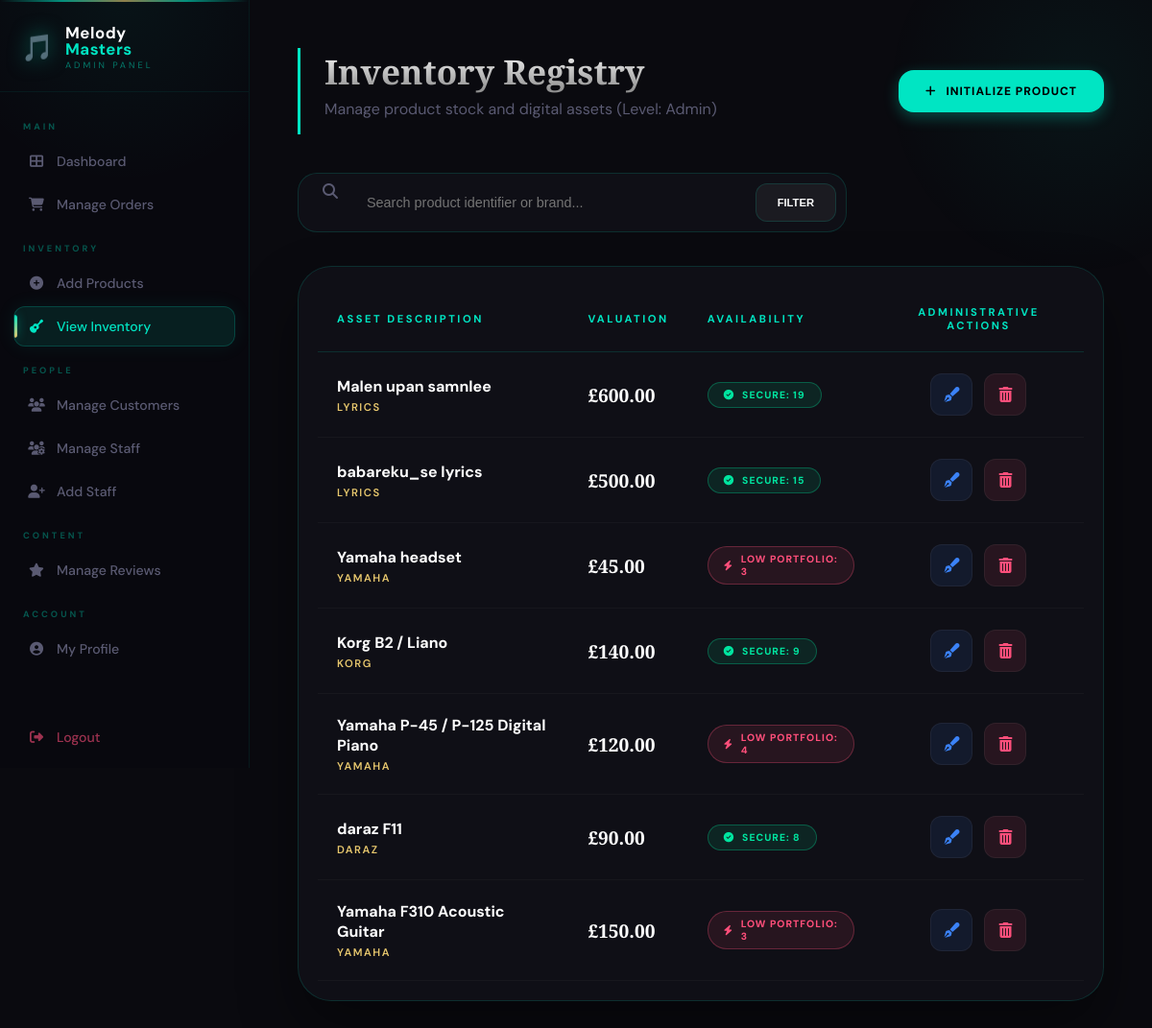
The page /manage_products.php (signed in) on the database its author committed.
### tables this page shows
CREATE TABLE `products` (
  `product_id` int(11) NOT NULL,
  `category_id` int(11) DEFAULT NULL,
  `product_name` varchar(100) NOT NULL,
  `brand` varchar(50) DEFAULT NULL,
  `price` decimal(10,2) NOT NULL,
  `stock_quantity` int(11) NOT NULL,
  `product_image` varchar(255) DEFAULT NULL,
  `specifications` text DEFAULT NULL,
  `product_type` enum('Physical','Digital') NOT NULL
);

### manage_products.php (the view, shortened to what this page needs)
<?php
include 'db_connect.php';
$current_role = strtolower(trim($_SESSION['role']));
$search = isset($_GET['search']) ? mysqli_real_escape_string($conn, $_GET['search']) : "";
if ($search != "") {
    $query = "SELECT * FROM products WHERE product_name LIKE '%$search%' OR brand LIKE '%$search%' ORDER BY product_id DESC";
} else {
    $query = "SELECT * FROM products ORDER BY product_id DESC";
}
$result = $conn->query($query);
?>
<!DOCTYPE html>
<html lang="en">
<head>
    <link rel="stylesheet" href="https://cdnjs.cloudflare.com/ajax/libs/font-awesome/6.4.0/css/all.min.css">
</head>
<body>
<?php
if ($current_role === 'admin') {
    include 'admin_sidebar.php';
} else {
    include 'staff_sidebar.php';
}
?>
<div class="main-content">
    <div class="top-section">
        <div class="header-section">
            <h2>Inventory Registry</h2>
            <p style="color: var(--text-muted); margin-top: 5px;">Manage product stock and digital assets (Level: <?php echo ucfirst($current_role); ?>)</p>
        </div>
        <?php if($current_role === 'admin'): ?>
            <a href="add_product.php" class="btn-add"><i class="fas fa-plus"></i> Initialize Product</a>
        <?php endif; ?>
    </div>
    <form method="GET" class="search-box">
        <i class="fas fa-search" style="margin-left: 15px; color: var(--text-muted);"></i>
        <input type="text" name="search" class="search-input" placeholder="Search product identifier or brand..." value="<?php echo htmlspecialchars($search); ?>">
        <button type="submit" class="btn-search">Filter</button>
    </form>
    <div class="glass-card">
        <table>
            <thead>
                <tr>
                    <th>Asset Description</th>
                    <th>Valuation</th>
                    <th>Availability</th>
                    <th style="text-align: center;">Administrative Actions</th>
                </tr>
            </thead>
            <tbody>
                <?php if($result->num_rows > 0): ?>
                    <?php while($row = $result->fetch_assoc()): ?>
                    <tr>
                        <td>
                            <div class="product-meta">
                                <span class="product-name"><?php echo htmlspecialchars($row['product_name']); ?></span>
                                <span class="brand-label"><?php echo htmlspecialchars($row['brand']); ?></span>
                            </div>
                        </td>
                        <td class="price-text">
                            £<?php echo number_format($row['price'], 2); ?>
                        </td>
                        <td>
                            <?php if($row['stock_quantity'] <= 5): ?>
                                <span class="stock-badge low-stock">
                                    <i class="fas fa-bolt"></i> Low Portfolio: <?php echo $row['stock_quantity']; ?>
                                </span>
                            <?php else: ?>
                                <span class="stock-badge in-stock">
                                    <i class="fas fa-check-circle"></i> Secure: <?php echo $row['stock_quantity']; ?>
                                </span>
                            <?php endif; ?>
                        </td>
                        <td>
                            <div class="action-btns">
                                <a href="edit_product.php?id=<?php echo $row['product_id']; ?>" class="action-link btn-edit" title="Edit Product">
                                    <i class="fas fa-pen-fancy"></i>
                                </a>
                                <?php if($current_role === 'admin'): ?>
                                    <a href="manage_products.php?delete_id=<?php echo $row['product_id']; ?>"
                                       class="action-link btn-delete"
                                       onclick="return confirm('Are you sure you want to delete this product? All related order history records will also be removed.')" title="Delete Product">
                                        <i class="fas fa-trash-can"></i>
                                    </a>
                                <?php endif; ?>
                            </div>
                        </td>
                    </tr>
                    <?php endwhile; ?>
                <?php endif; ?>
            </tbody>
        </table>
    </div>
</div>
</body>
</html>

### admin_sidebar.php (shortened to what this page needs)
<div class="sidebar">
    <div class="sidebar-brand">
        <div class="brand-icon">🎵</div>
        <div class="brand-text">
            <strong>Melody</strong><span>Masters</span>
            <small>Admin Panel</small>
        </div>
    </div>
    <ul class="sidebar-menu">
        <li class="menu-label">Main</li>
        <li>
            <a href="admin_dashboard.php" class="<?= (basename($_SERVER['PHP_SELF']) == 'admin_dashboard.php') ? 'active' : '' ?>">
                <i class="fas fa-th-large"></i> <span>Dashboard</span>
            </a>
        </li>
        <li>
            <a href="manage_orders.php" class="<?= (basename($_SERVER['PHP_SELF']) == 'manage_orders.php') ? 'active' : '' ?>">
                <i class="fas fa-shopping-cart"></i> <span>Manage Orders</span>
            </a>
        </li>
        <li class="menu-label">Inventory</li>
        <li>
            <a href="add_product.php" class="<?= (basename($_SERVER['PHP_SELF']) == 'add_product.php') ? 'active' : '' ?>">
                <i class="fas fa-plus-circle"></i> <span>Add Products</span>
            </a>
        </li>
        <li>
            <a href="manage_products.php" class="<?= (basename($_SERVER['PHP_SELF']) == 'manage_products.php') ? 'active' : '' ?>">
                <i class="fas fa-guitar"></i> <span>View Inventory</span>
            </a>
        </li>
        <li class="menu-label">People</li>
        <li>
            <a href="manage_customers.php" class="<?= (basename($_SERVER['PHP_SELF']) == 'manage_customers.php') ? 'active' : '' ?>">
                <i class="fas fa-users"></i> <span>Manage Customers</span>
            </a>
        </li>
        <li>
            <a href="manage_staff.php" class="<?= (basename($_SERVER['PHP_SELF']) == 'manage_staff.php') ? 'active' : '' ?>">
                <i class="fas fa-users-cog"></i> <span>Manage Staff</span>
            </a>
        </li>
        <li>
            <a href="add_staff.php" class="<?= (basename($_SERVER['PHP_SELF']) == 'add_staff.php') ? 'active' : '' ?>">
                <i class="fas fa-user-plus"></i> <span>Add Staff</span>
            </a>
        </li>
        <li class="menu-label">Content</li>
        <li>
            <a href="manage_reviews.php" class="<?= (basename($_SERVER['PHP_SELF']) == 'manage_reviews.php') ? 'active' : '' ?>">
                <i class="fas fa-star"></i> <span>Manage Reviews</span>
            </a>
        </li>
        <li class="menu-label">Account</li>
        <li>
            <a href="profile.php" class="<?= (basename($_SERVER['PHP_SELF']) == 'profile.php') ? 'active' : '' ?>">
                <i class="fas fa-user-circle"></i> <span>My Profile</span>
            </a>
        </li>
        <li style="margin-top: 50px;">
            <a href="logout.php" class="logout-link">
                <i class="fas fa-sign-out-alt"></i> <span>Logout</span>
            </a>
        </li>
    </ul>
</div>

### manage_products.php (style rules this page uses)
:root { --teal: #00e5c3; --teal-glow: rgba(0, 229, 195, 0.3); --bg: #0a0a0f; --glass: rgba(17, 17, 24, 0.85); --border: rgba(0, 229, 195, 0.15); --text-muted: #5a5a72; --danger: #ff4f7b; --success: #00e5a0; --amber: #e8c86e; }
body { background: var(--bg); color: #e0ddf5; font-family: 'DM Sans', sans-serif; display: flex; margin: 0; overflow-x: hidden; }
body::before { content: ''; position: fixed; top: -10%; right: -10%; width: 400px; height: 400px; background: radial-gradient(circle, rgba(0, 229, 195, 0.05), transparent 70%); z-index: -1; }
.main-content { margin-left: 260px; width: calc(100% - 260px); padding: 50px; box-sizing: border-box; min-height: 100vh; }
.top-section { display: flex; justify-content: space-between; align-items: center; margin-bottom: 40px; }
.header-section { border-left: 3px solid var(--teal); padding-left: 25px; }
.header-section h2 { font-family: 'Playfair Display', serif; font-size: 2.2rem; margin: 0; background: linear-gradient(to bottom, #fff, #888); -webkit-background-clip: text; -webkit-text-fill-color: transparent; }
.btn-add { background: var(--teal); color: #000; text-decoration: none; padding: 14px 28px; border-radius: 16px; font-weight: 800; transition: 0.3s; text-transform: uppercase; font-size: 0.75rem; letter-spacing: 1px; box-shadow: 0 5px 15px var(--teal-glow); display: flex; align-items: center; gap: 10px; }
.search-box { display: flex; gap: 12px; margin-bottom: 35px; background: var(--glass); padding: 10px; border-radius: 20px; border: 1px solid var(--border); max-width: 550px; backdrop-filter: blur(15px); }
.search-input { flex: 1; padding: 12px 18px; border: none; background: transparent; color: white; outline: none; font-size: 0.9rem; }
.btn-search { background: rgba(255,255,255,0.05); color: #fff; border: 1px solid var(--border); padding: 10px 22px; border-radius: 12px; cursor: pointer; font-weight: 700; transition: 0.3s; text-transform: uppercase; font-size: 0.7rem; }
.glass-card { background: var(--glass); backdrop-filter: blur(25px); border-radius: 35px; padding: 20px; border: 1px solid var(--border); box-shadow: 0 30px 60px rgba(0,0,0,0.4); animation: fadeIn 0.8s ease-out; }
table { width: 100%; border-collapse: collapse; }
th { text-align: left; color: var(--teal); padding: 20px; border-bottom: 1px solid var(--border); font-size: 0.7rem; text-transform: uppercase; letter-spacing: 2.5px; }
td { padding: 22px 20px; border-bottom: 1px solid rgba(255,255,255,0.03); font-size: 0.95rem; vertical-align: middle; }
.product-meta { display: flex; flex-direction: column; gap: 4px; }
.product-name { font-weight: 700; color: #fff; font-size: 1rem; }
.brand-label { font-size: 0.7rem; color: var(--amber); text-transform: uppercase; letter-spacing: 1.5px; font-weight: 600; }
.price-text { font-family: 'Playfair Display', serif; font-weight: 700; color: #fff; font-size: 1.2rem; }
.stock-badge { padding: 6px 16px; border-radius: 50px; font-size: 0.65rem; font-weight: 800; text-transform: uppercase; letter-spacing: 1px; display: inline-flex; align-items: center; gap: 8px; }
.low-stock { background: rgba(255, 79, 123, 0.1); color: var(--danger); border: 1px solid rgba(255, 79, 123, 0.3); }
.in-stock { background: rgba(0, 229, 160, 0.1); color: var(--success); border: 1px solid rgba(0, 229, 160, 0.3); }
.action-btns { display: flex; gap: 12px; justify-content: center; }
.action-link { width: 42px; height: 42px; border-radius: 12px; display: flex; align-items: center; justify-content: center; text-decoration: none; transition: 0.3s; font-size: 1rem; border: 1px solid rgba(255,255,255,0.05); }
.btn-edit { background: rgba(59, 130, 246, 0.1); color: #3b82f6; }
.btn-delete { background: rgba(255, 79, 123, 0.1); color: var(--danger); cursor: pointer; }

### rows shown on the page
products: product_name "Malen upan samnlee", brand "LYRICS", price "600.00", stock_quantity "19"
products: product_name "babareku_se lyrics", brand "LYRICS", price "500.00", stock_quantity "15"
products: product_name "Yamaha headset", brand "YAMAHA", price "45.00", stock_quantity "3"
products: product_name "Korg B2 / Liano", brand "KORG", price "140.00", stock_quantity "9"
products: product_name "Yamaha P-45 / P-125 Digital Piano", brand "YAMAHA", price "120.00", stock_quantity "4"
products: product_name "daraz F11", brand "DARAZ", price "90.00", stock_quantity "8"
products: product_name "Yamaha F310 Acoustic Guitar", brand "YAMAHA", price "150.00", stock_quantity "3"

### other values the page prints
$current_role "Admin"
